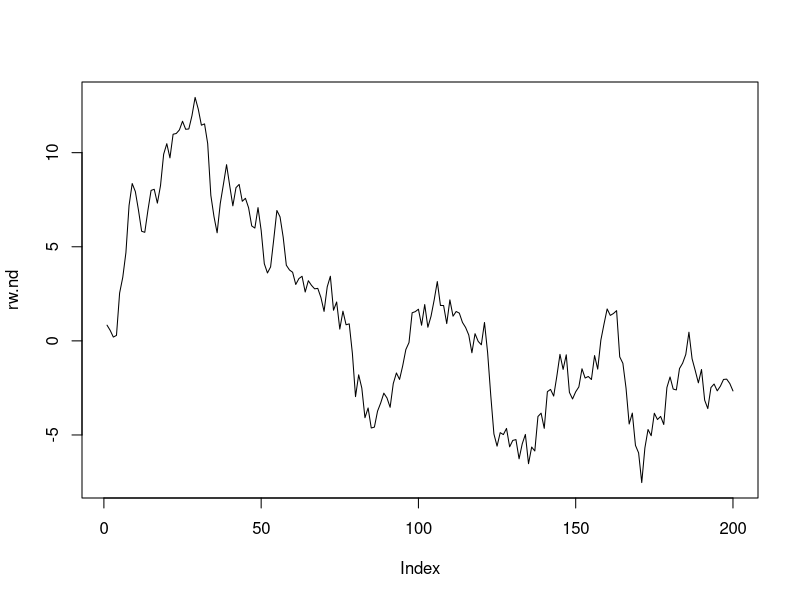
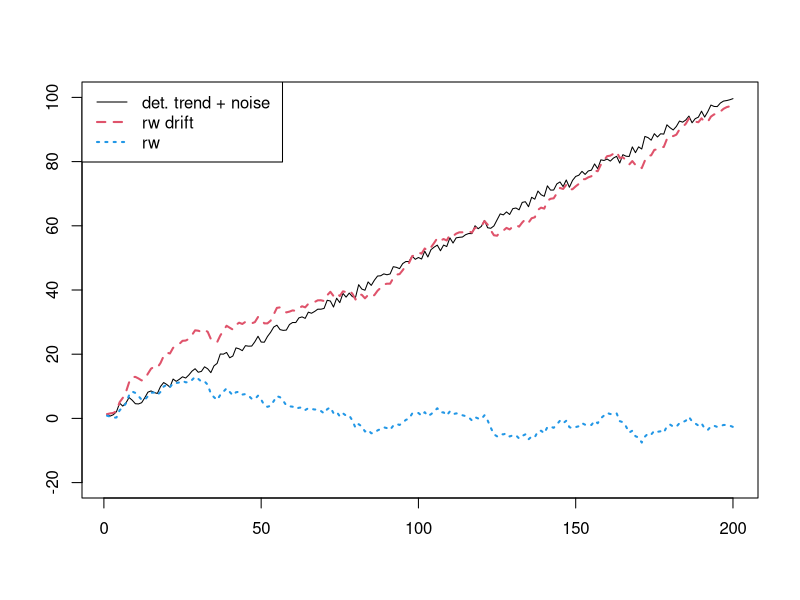
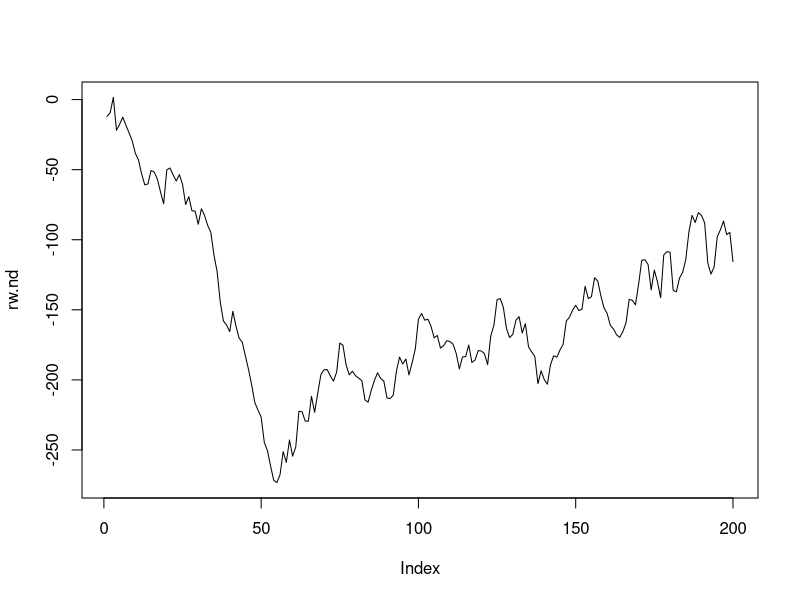
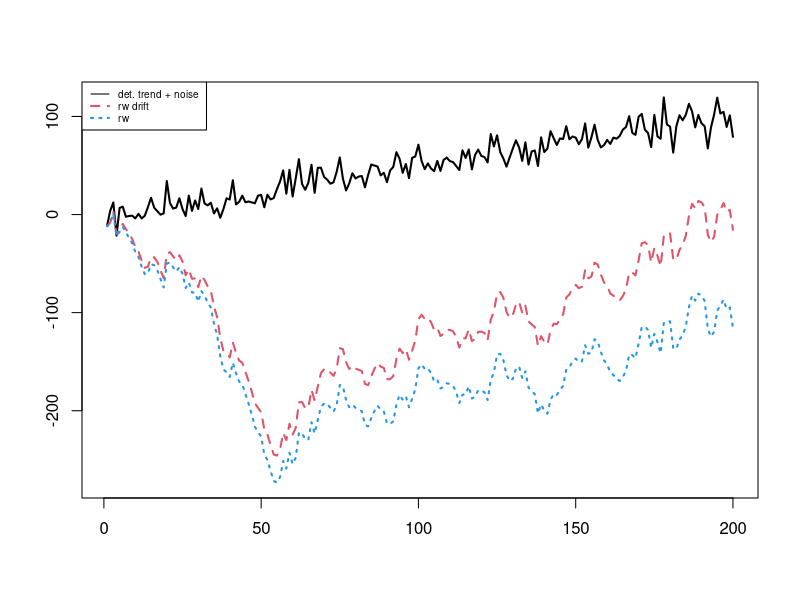

Reproduce these figures in R, in order.
## ---- chunk 1
knitr::opts_chunk$set(echo = TRUE)
## ---- chunk 2
set.seed(123456)
T=200
e <- rnorm(T)
## ---- chunk 3
rw.nd <- cumsum(e)
plot(rw.nd, type="l")
## ---- chunk 4
trd <- 1:T
rw.wd <- 0.5*trd+ cumsum(e)
## ---- chunk 5
dt <- e + 0.5*trd
## ---- chunk 6
plot.ts(dt, lty=1, ylab='', xlab='', lwd=1, ylim=c(-20,100))
lines(rw.wd, lty=2, lwd=2, col=2)
lines(rw.nd, lty=3, lwd=2, col=4)
legend("topleft", legend=c('det. trend + noise ', 'rw drift ', 'rw'),
       lty=c(1, 2, 3), lwd=c(1,2,2), col=c(1,2,4))
## ---- chunk 7
set.seed(1234)
T=200
e <- rnorm(T, 0, 10)
## ---- chunk 8
rw.nd <- cumsum(e)
plot(rw.nd, type="l")
## ---- chunk 9
trd <- 1:T
rw.wd <- 0.5*trd+ cumsum(e)
## ---- chunk 10
dt <- e + 0.5*trd
## ---- chunk 11
matplot(cbind(dt,rw.wd,rw.nd), type="l", col=c(1,2,4), lwd=2, ylab="")
legend("topleft", legend=c('det. trend + noise ', 'rw drift ', 'rw'),
       lty=c(1, 2, 3), lwd=c(1,2,2), col=c(1,2,4), cex=0.6)
